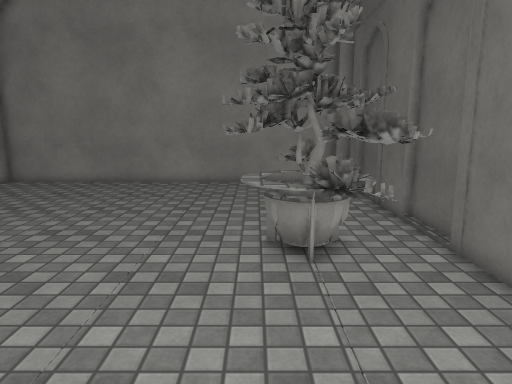
View 1 (above)

14 first-person views from a walk through a scene from a Unity 3-D project. The camera is 1.5 m above the floor, tilts 10° down and sees 70° across. The floor is counted in squares, 0.5 m on a side. Each view is taken from the middle of a square. On the plan, view 1 faces up. The plan holds only what a view shows up to about 20 squares ahead; the rest is blank. The place goes on beyond the plan. The player is left out. Some animated figures are not drawn. Surface patterns are stand-ins for the level's own textures.

View 2
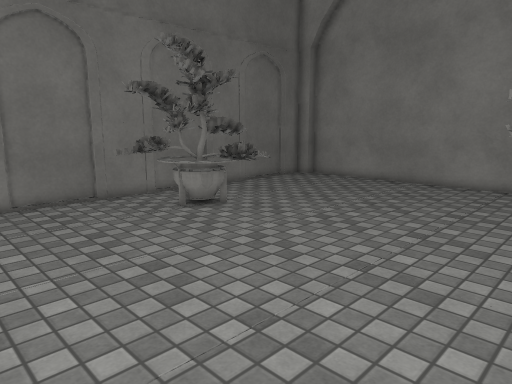

View 3
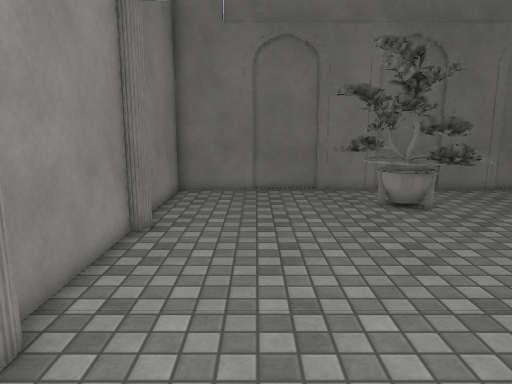

View 4
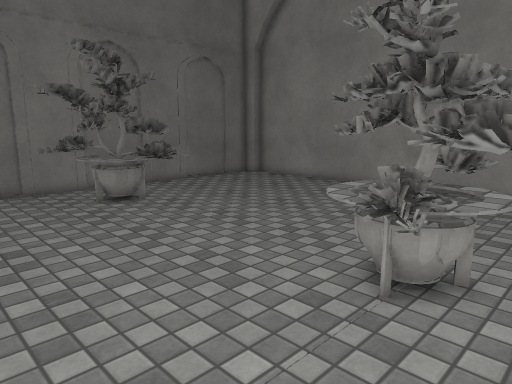

View 5
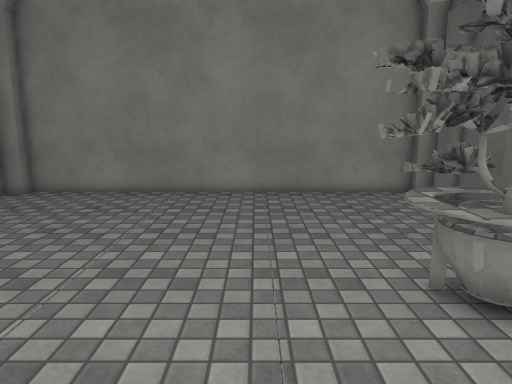

View 6
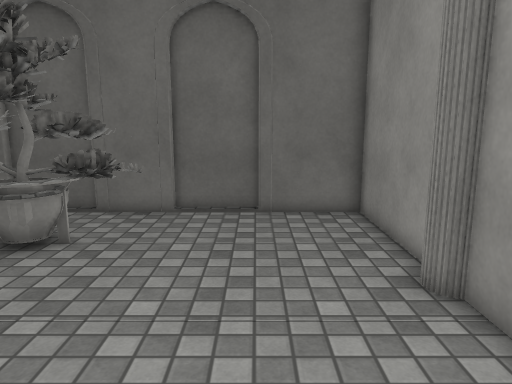

View 7
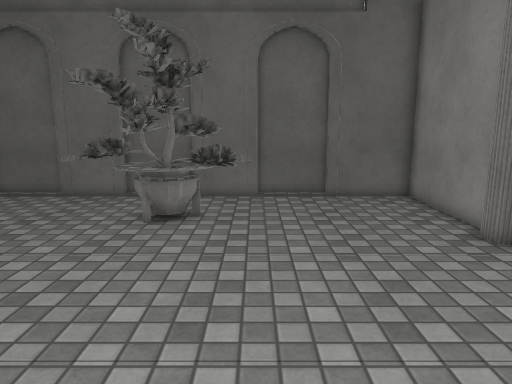

View 8
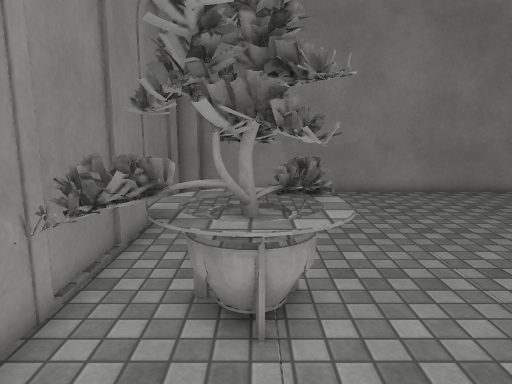

View 9
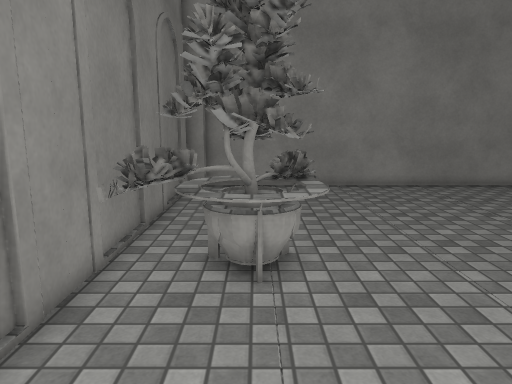

View 10
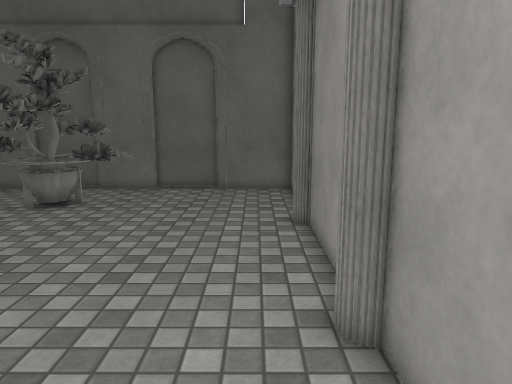

View 11
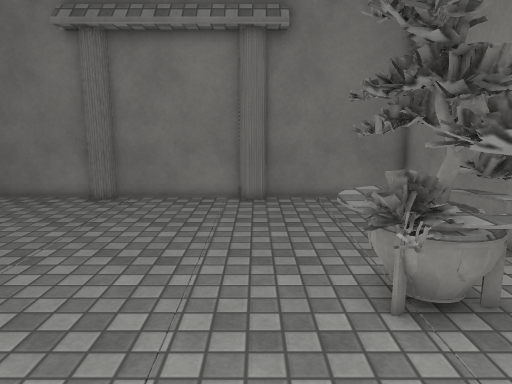

View 12
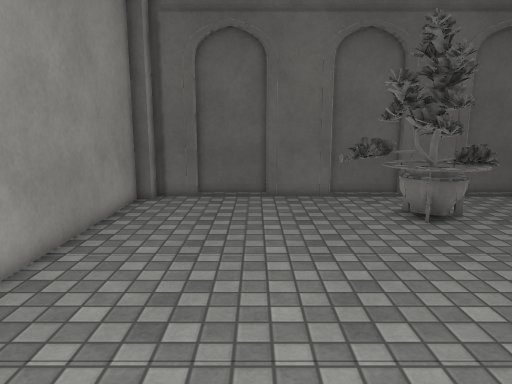

View 13
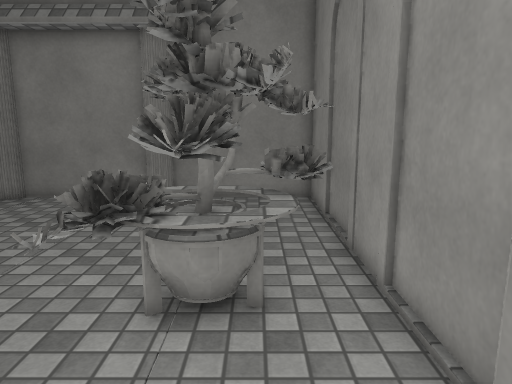

View 14
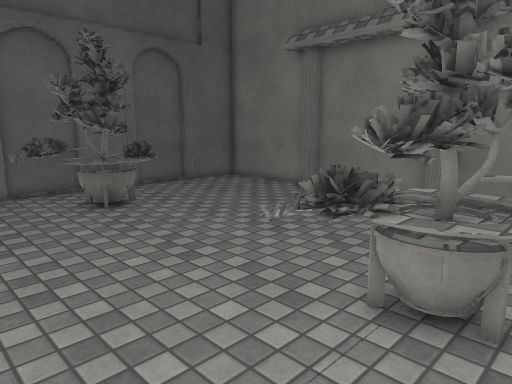

### Floor plan
Points are (right, up) in squares from view 1. A wall is a line through its corners. A room is listed if a view was taken in it or the views show most of it. See-through windows are left out.
Room 1 (views 1, 2, 3, 4, 5, 6, 7, 8, 9, 10, 11, 12, 13, 14)
walls: (5.1, 8.6) (5.1, 11.9); (5.1, 14.5) (5.1, 17.5); (-14.5, 11.9) (-14.5, 8.8); (-14.5, 6) (-14.5, -0.8) (-8.4, -0.8); (-0.9, -0.8) (4.9, -0.8) (4.9, 1.5); (-7.4, -0.8) (-1.9, -0.8); (5.1, 2.9) (5.1, 6); (5.1, 19) (5.1, 19.4) (4.3, 19.4); (-14.5, 17.6) (-14.5, 14.5); (4.3, 20.1) (-13.6, 20.1)
objects: other object (-13, 7) to (-9, 11); other object (-1, 6) to (3, 12); other object (5, 2); other object (5, 8); other object (5, 18)

Where each view was taken, in squares from view 1:
view 1: 0 up, 0 right, facing up
view 2: 0 up, 1 right, facing up-left
view 3: 3 up, 3 right, facing left
view 4: 2 up, 4 right, facing up-left
view 5: 3 up, 3 left, facing up
view 6: 3 up, 8 left, facing right
view 7: 6 up, 11 left, facing right
view 8: 3 up, 11 left, facing up
view 9: 1 up, 11 left, facing up
view 10: 1 up, 13 left, facing right
view 11: 15 up, 8 left, facing down
view 12: 15 up, 11 left, facing right
view 13: 15 up, 12 left, facing down
view 14: 15 up, 13 left, facing down-right
